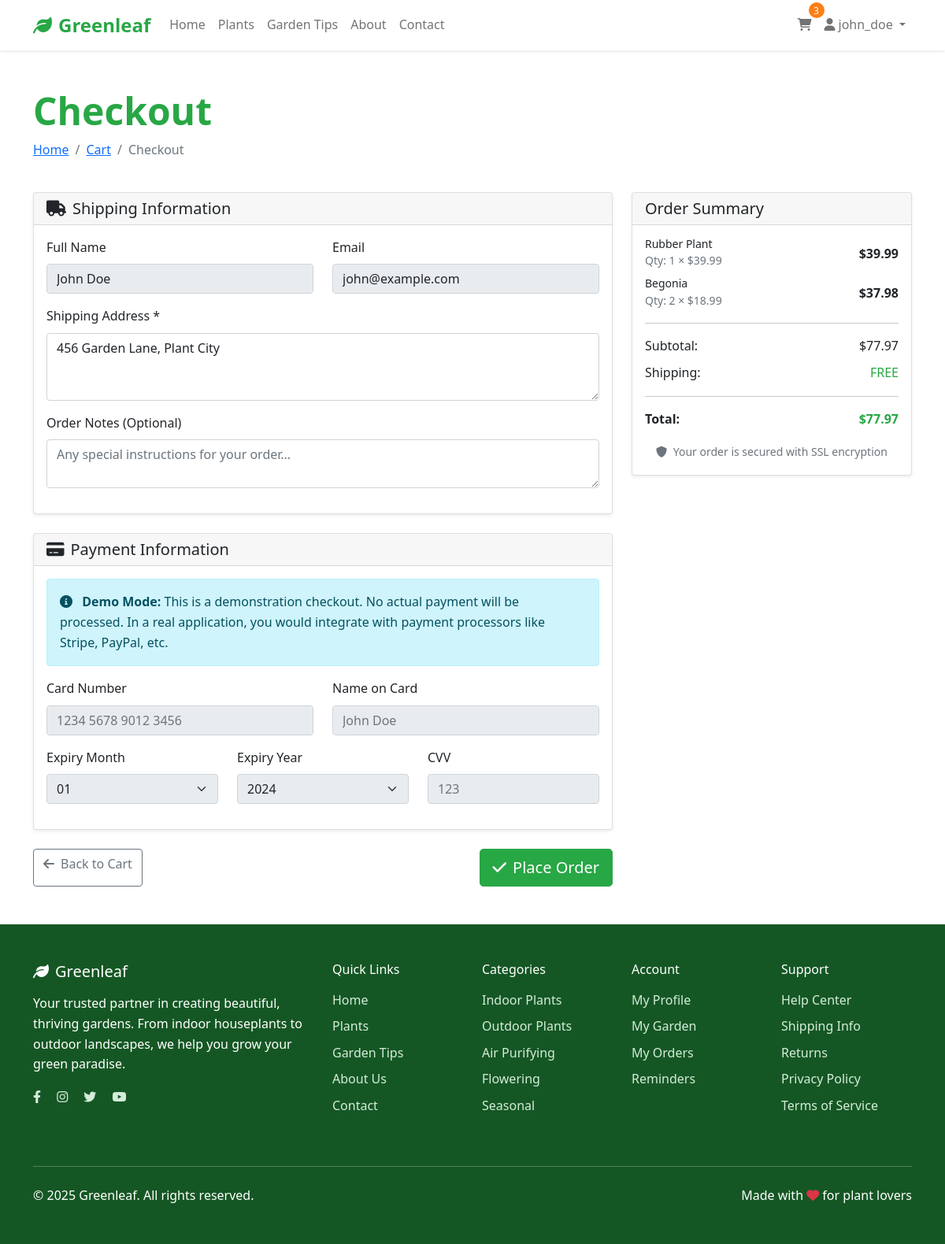
The app's page /checkout.php (signed in) with its own data.
### tables this page shows
CREATE TABLE `users` (
  `user_id` int(11) NOT NULL,
  `username` varchar(50) NOT NULL,
  `email` varchar(100) NOT NULL,
  `password_hash` varchar(255) NOT NULL,
  `profile_image` varchar(255) DEFAULT 'default-avatar.jpg',
  `full_name` varchar(100) DEFAULT NULL,
  `phone` varchar(20) DEFAULT NULL,
  `address` text DEFAULT NULL,
  `role` enum('user','admin') DEFAULT 'user',
  `created_at` timestamp NOT NULL DEFAULT current_timestamp(),
  `updated_at` timestamp NOT NULL DEFAULT current_timestamp() ON UPDATE current_timestamp()
);

CREATE TABLE `cart` (
  `cart_id` int(11) NOT NULL,
  `user_id` int(11) NOT NULL,
  `plant_id` int(11) NOT NULL,
  `quantity` int(11) NOT NULL DEFAULT 1,
  `added_at` timestamp NOT NULL DEFAULT current_timestamp()
);

CREATE TABLE `plants` (
  `plant_id` int(11) NOT NULL,
  `name` varchar(100) NOT NULL,
  `botanical_name` varchar(100) DEFAULT NULL,
  `category` enum('Indoor','Outdoor','Flowering','Air-Purifying','Seasonal') NOT NULL,
  `price` decimal(10,2) NOT NULL,
  `care_level` enum('Easy','Medium','Hard') DEFAULT 'Medium',
  `light_requirement` enum('Low','Medium','High','Direct') NOT NULL,
  `watering_schedule` varchar(50) DEFAULT NULL,
  `description` text DEFAULT NULL,
  `image` varchar(255) DEFAULT 'default-plant.jpg',
  `stock_quantity` int(11) DEFAULT 0,
  `is_active` tinyint(1) DEFAULT 1,
  `created_at` timestamp NOT NULL DEFAULT current_timestamp(),
  `updated_at` timestamp NOT NULL DEFAULT current_timestamp() ON UPDATE current_timestamp()
);

### config/config.php (called while the page is built, shortened)
<?php
function format_price($price) {
    return '$' . number_format($price, 2);
}
?>

### checkout.php (the view, shortened to what this page needs)
<?php
require_once 'config/config.php';
$db = new Database();
$conn = $db->getConnection();
$stmt = $conn->prepare("
    SELECT c.cart_id, c.quantity,
           p.plant_id, p.name, p.price, p.stock_quantity
    FROM cart c
    JOIN plants p ON c.plant_id = p.plant_id
    WHERE c.user_id = ? AND p.is_active = 1
");
$stmt->bind_param("i", $_SESSION['user_id']);
$stmt->execute();
$cart_result = $stmt->get_result();
$cart_items = [];
$total_amount = 0;
while ($item = $cart_result->fetch_assoc()) {
    $item['subtotal'] = $item['price'] * $item['quantity'];
    $total_amount += $item['subtotal'];
    $cart_items[] = $item;
}
$shipping_cost = $total_amount >= 50 ? 0 : 9.99;
$final_total = $total_amount + $shipping_cost;
$user_stmt = $conn->prepare("SELECT * FROM users WHERE user_id = ?");
$user_stmt->bind_param("i", $_SESSION['user_id']);
$user_stmt->execute();
$user = $user_stmt->get_result()->fetch_assoc();
?>
<!DOCTYPE html>
<html lang="en">
<head>
    <link href="https://cdn.jsdelivr.net/npm/bootstrap@5.1.3/dist/css/bootstrap.min.css" rel="stylesheet">
    <link href="https://cdnjs.cloudflare.com/ajax/libs/font-awesome/6.0.0/css/all.min.css" rel="stylesheet">
    <link href="assets/css/style.css" rel="stylesheet">
</head>
<body>
    <?php include 'includes/header.php'; ?>
    <div class="container my-5">
        <div class="row mb-4">
            <div class="col-12">
                <h1 class="display-5 fw-bold text-success mb-2">Checkout</h1>
                <nav aria-label="breadcrumb">
                    <ol class="breadcrumb">
                        <li class="breadcrumb-item"><a href="index.php">Home</a></li>
                        <li class="breadcrumb-item"><a href="cart.php">Cart</a></li>
                        <li class="breadcrumb-item active">Checkout</li>
                    </ol>
                </nav>
            </div>
        </div>
        <div class="row">
            <div class="col-lg-8">
                <form method="POST" action="">
                    <div class="card shadow-sm mb-4">
                        <div class="card-header">
                            <h5 class="mb-0"><i class="fas fa-truck me-2"></i>Shipping Information</h5>
                        </div>
                        <div class="card-body">
                            <div class="row">
                                <div class="col-md-6 mb-3">
                                    <label for="full_name" class="form-label">Full Name</label>
                                    <input type="text" class="form-control" id="full_name"
                                           value="<?php echo htmlspecialchars($user['full_name']); ?>" readonly>
                                </div>
                                <div class="col-md-6 mb-3">
                                    <label for="email" class="form-label">Email</label>
                                    <input type="email" class="form-control" id="email"
                                           value="<?php echo htmlspecialchars($user['email']); ?>" readonly>
                                </div>
                            </div>
                            <div class="mb-3">
                                <label for="shipping_address" class="form-label">Shipping Address *</label>
                                <textarea class="form-control" id="shipping_address" name="shipping_address"
                                          rows="3" required placeholder="Enter your complete shipping address..."><?php echo htmlspecialchars($_POST['shipping_address'] ?? $user['address'] ?? ''); ?></textarea>
                            </div>
                            <div class="mb-3">
                                <label for="notes" class="form-label">Order Notes (Optional)</label>
                                <textarea class="form-control" id="notes" name="notes"
                                          rows="2" placeholder="Any special instructions for your order..."><?php echo htmlspecialchars($_POST['notes'] ?? ''); ?></textarea>
                            </div>
                        </div>
                    </div>
                    <div class="card shadow-sm mb-4">
                        <div class="card-header">
                            <h5 class="mb-0"><i class="fas fa-credit-card me-2"></i>Payment Information</h5>
                        </div>
                        <div class="card-body">
                            <div class="alert alert-info">
                                <i class="fas fa-info-circle me-2"></i>
                                <strong>Demo Mode:</strong> This is a demonstration checkout. No actual payment will be processed.
                                In a real application, you would integrate with payment processors like Stripe, PayPal, etc.
                            </div>
                            <div class="row">
                                <div class="col-md-6 mb-3">
                                    <label for="card_number" class="form-label">Card Number</label>
                                    <input type="text" class="form-control" id="card_number"
                                           placeholder="1234 5678 9012 3456" disabled>
                                </div>
                                <div class="col-md-6 mb-3">
                                    <label for="card_name" class="form-label">Name on Card</label>
                                    <input type="text" class="form-control" id="card_name"
                                           placeholder="John Doe" disabled>
                                </div>
                            </div>
                            <div class="row">
                                <div class="col-md-4 mb-3">
                                    <label for="expiry_month" class="form-label">Expiry Month</label>
                                    <select class="form-select" id="expiry_month" disabled>
                                        <option>01</option>
                                    </select>
                                </div>
                                <div class="col-md-4 mb-3">
                                    <label for="expiry_year" class="form-label">Expiry Year</label>
                                    <select class="form-select" id="expiry_year" disabled>
                                        <option>2024</option>
                                    </select>
                                </div>
                                <div class="col-md-4 mb-3">
                                    <label for="cvv" class="form-label">CVV</label>
                                    <input type="text" class="form-control" id="cvv" placeholder="123" disabled>
                                </div>
                            </div>
                        </div>
                    </div>
                    <div class="d-flex justify-content-between">
                        <a href="cart.php" class="btn btn-outline-secondary">
                            <i class="fas fa-arrow-left me-2"></i>Back to Cart
                        </a>
                        <button type="submit" class="btn btn-success btn-lg">
                            <i class="fas fa-check me-2"></i>Place Order
                        </button>
                    </div>
                </form>
            </div>
            <div class="col-lg-4">
                <div class="card shadow-sm">
                    <div class="card-header">
                        <h5 class="mb-0">Order Summary</h5>
                    </div>
                    <div class="card-body">
                        <div class="mb-3">
                            <?php foreach ($cart_items as $item): ?>
                                <div class="d-flex justify-content-between align-items-center mb-2">
                                    <div class="flex-grow-1">
                                        <h6 class="mb-0 small"><?php echo htmlspecialchars($item['name']); ?></h6>
                                        <small class="text-muted">Qty: <?php echo $item['quantity']; ?> × <?php echo format_price($item['price']); ?></small>
                                    </div>
                                    <div class="text-end">
                                        <span class="fw-bold"><?php echo format_price($item['subtotal']); ?></span>
                                    </div>
                                </div>
                            <?php endforeach; ?>
                        </div>
                        <hr>
                        <div class="d-flex justify-content-between mb-2">
                            <span>Subtotal:</span>
                            <span><?php echo format_price($total_amount); ?></span>
                        </div>
                        <div class="d-flex justify-content-between mb-2">
                            <span>Shipping:</span>
                            <span>
                                <?php if ($shipping_cost > 0): ?>
                                    <?php echo format_price($shipping_cost); ?>
                                <?php else: ?>
                                    <span class="text-success">FREE</span>
                                <?php endif; ?>
                            </span>
                        </div>
                        <hr>
                        <div class="d-flex justify-content-between mb-3">
                            <strong>Total:</strong>
                            <strong class="text-success"><?php echo format_price($final_total); ?></strong>
                        </div>
                        <div class="text-center">
                            <small class="text-muted">
                                <i class="fas fa-shield-alt me-1"></i>
                                Your order is secured with SSL encryption
                            </small>
                        </div>
                    </div>
                </div>
            </div>
        </div>
    </div>
    <?php include 'includes/footer.php'; ?>
</body>
</html>

### assets/css/style.css (style rules this page uses)
:root { --primary-green: #28a745; --secondary-green: #20c997; --dark-green: #155724; --light-green: #d4edda; --accent-orange: #fd7e14; }
body { font-family: "Segoe UI", Tahoma, Geneva, Verdana, sans-serif; line-height: 1.6; }
.btn-success { background-color: var(--primary-green); border-color: var(--primary-green); }
.text-success { color: var(--primary-green) !important; }

### records on screen
users: full_name "John Doe", email "john@example.com", shipping_address "456 Garden Lane, Plant City"
cart: plant.name "Rubber Plant", quantity "1", plant.price "$39.99"
cart: plant.name "Begonia", quantity "2", plant.price "$18.99", subtotal "$37.98"

### other values on screen
SITE_NAME "Greenleaf"
$cart_count "3"
$_SESSION['username'] "john_doe"
format_price($total_amount) "$77.97"
format_price($final_total) "$77.97"
